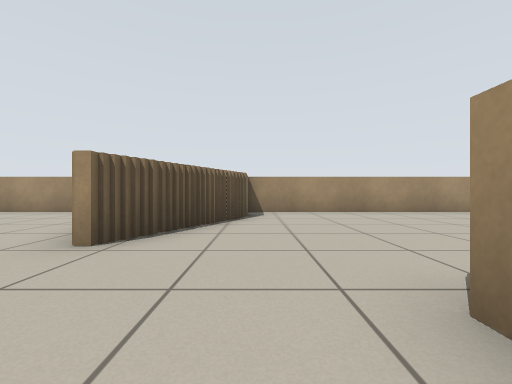
View 1 (above)

17 first-person views from a walk through a world built for the Player/Stage simulator. The camera is 0.57 m above the floor, looks level and sees 90° across. Floor lines are 1 m apart. The floor is counted in squares, 1 m on a side. Each view is taken from the middle of a square. On the plan, view 1 faces up. The plan holds only what a view shows up to about 9 squares ahead; the rest is blank. The robots in the file are not drawn.

View 2
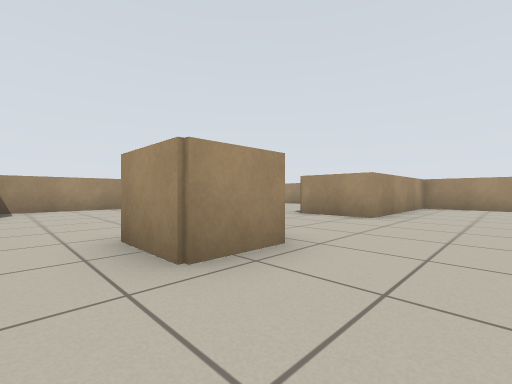

View 3
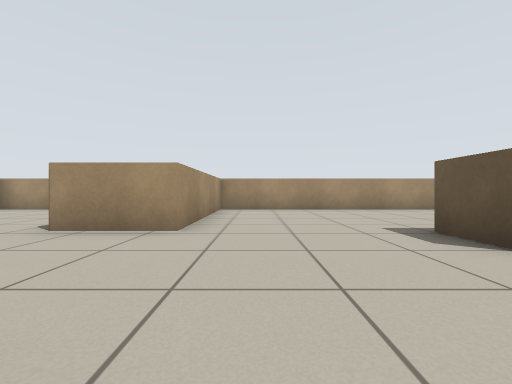

View 4
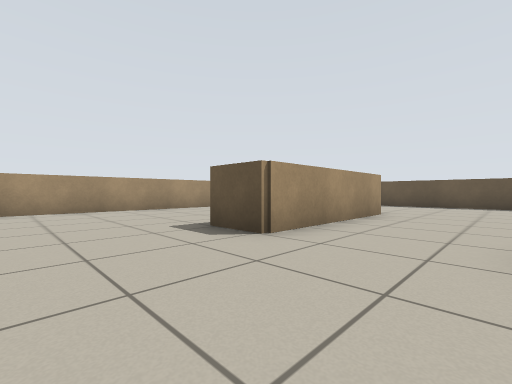

View 5
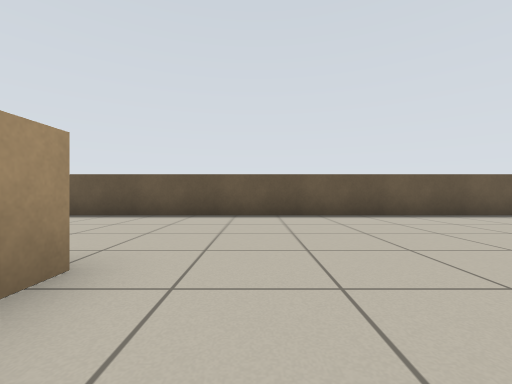

View 6
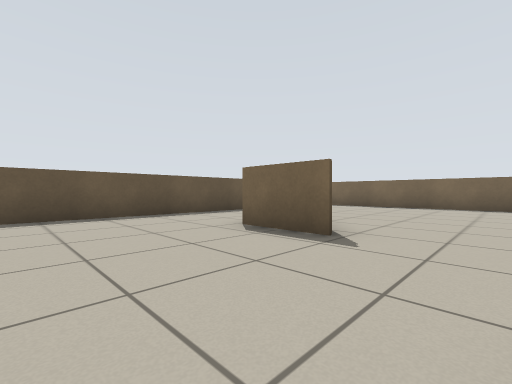

View 7
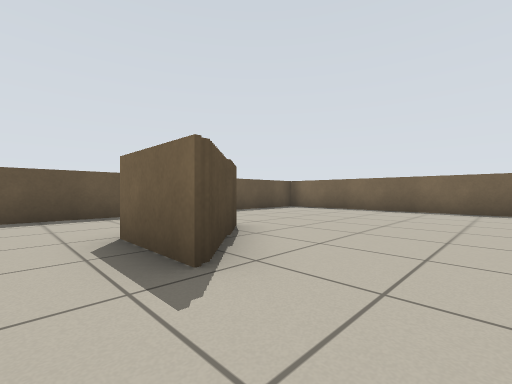

View 8
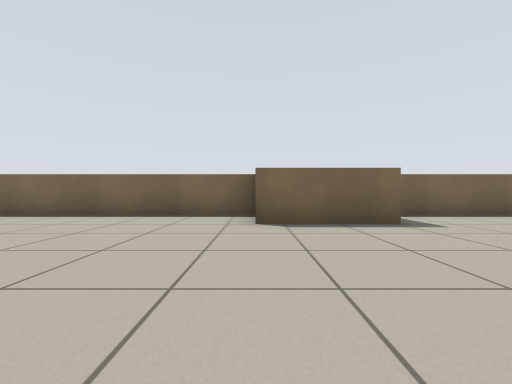

View 9
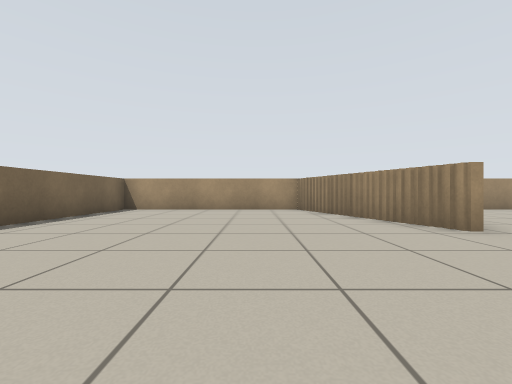

View 10
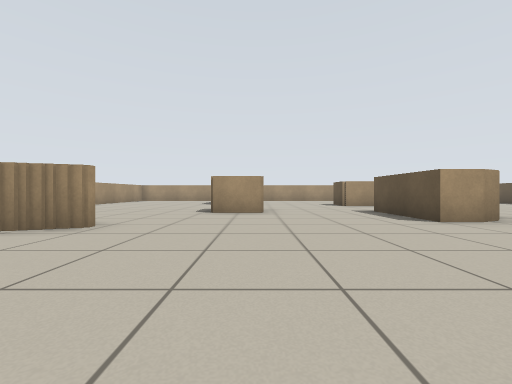

View 11
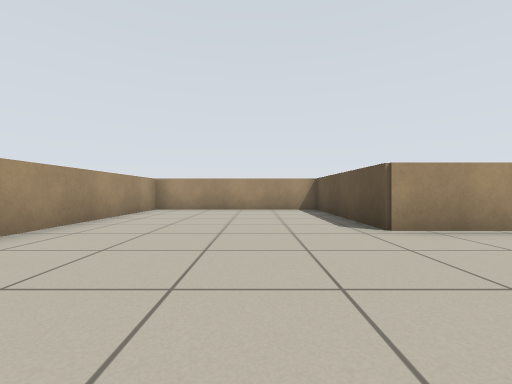

View 12
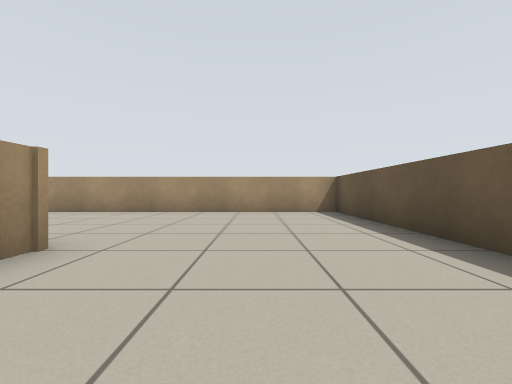

View 13
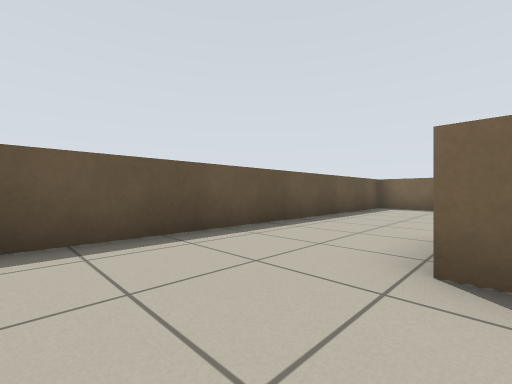

View 14
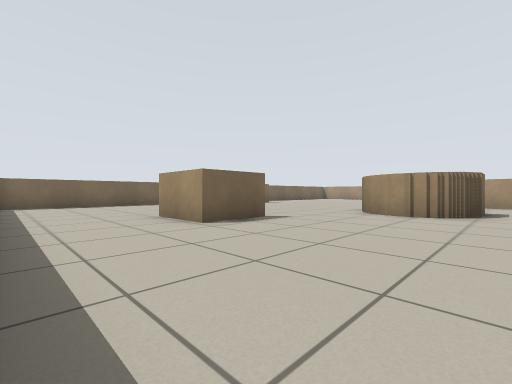

View 15
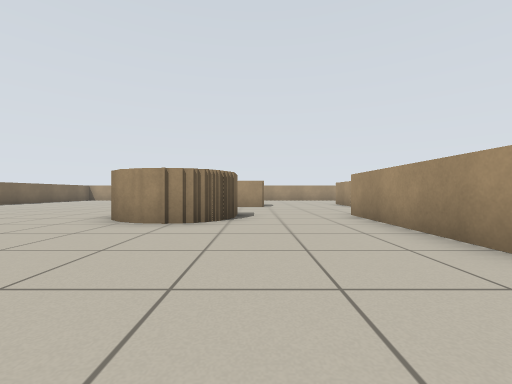

View 16
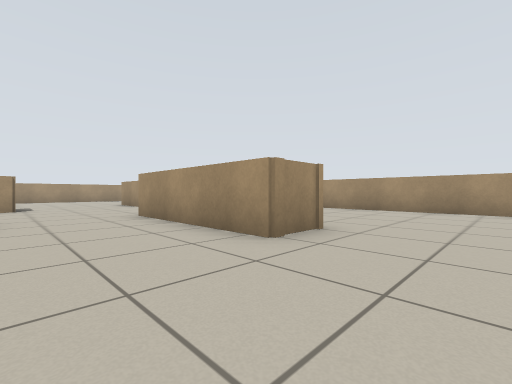

View 17
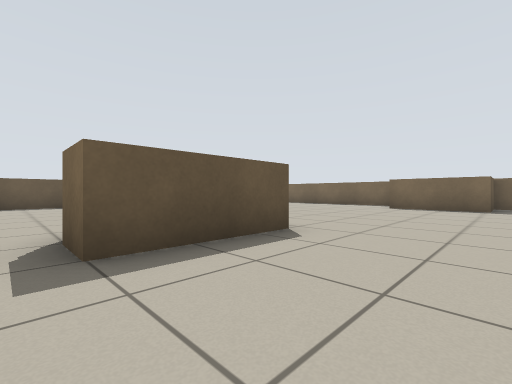

### Floor plan
Points are (right, up) in squares from view 1. A wall is a line through its corners. A room is listed if a view was taken in it or the views show most of it. See-through windows are left out.
Room 1 (views 1, 2, 3, 4, 5, 6, 7, 8, 9, 10, 11, 12, 13, 14, 15, 16, 17)
walls: (-1.2, -4.6) (-1.2, -3.5) (1.5, -3.5) (1.5, -4.8); (-0.2, -5.2) (-0.8, -5.2); (1, -5.4) (-0.4, -5.4); (2.4, -0.2) (1, -0.2) (1, 1.2); (-2, -7.6) (-2, -9.4) (-3.9, -9.4); (-2.9, -8.1) (-2.4, -8.1); (-2.2, 2.9) (-2.2, 3.9); (-1.7, 3.2) (-1.7, 2.6); (-3.4, -8.6) (-2.9, -8.6); (-1.5, 3.8) (-1.5, 3.1); (-1.2, 4.2) (-1.2, 3.6); (-2.4, 3.9) (-2.4, 4.5); (5.6, -7.9) (4.4, -7.9) (4.4, -3.5) (5.6, -3.5); (-1, 4.6) (-1, 4.1); (-2.7, 4.5) (-2.7, 5.2); (-0.7, 5.2) (-0.7, 4.6); (-2.9, 5.1) (-2.9, 5.8); (-9, -1.4) (-7.6, -1.4) (-7.6, -4); (-3.1, 5.8) (-3.1, 6.5); (-9.3, -4) (-9.3, -12.3) (10.3, -12.3) (10.3, 0.1) (5.7, 0.1) (5.7, 2.1) (10.3, 2.1) (10.3, 7.3) (-0.2, 7.3); (-0.2, 6.5) (-0.2, 5.5); (-3.4, 6.4) (-3.4, 7); (-3.5, 7.3) (-9.3, 7.3) (-9.3, -1.5)

Where each view was taken, in squares from view 1:
view 1: 0 up, 0 right, facing up
view 2: 2 down, 0 right, facing up-right
view 3: 1 down, 2 right, facing right
view 4: 1 down, 2 right, facing down-right
view 5: 6 down, 3 right, facing down
view 6: 6 down, 1 right, facing down-left
view 7: 6 down, 1 left, facing down-left
view 8: 4 down, 3 left, facing left
view 9: 1 down, 5 left, facing up
view 10: 0 up, 6 left, facing right
view 11: 4 up, 2 right, facing right
view 12: 10 down, 3 right, facing right
view 13: 9 down, 0 right, facing down-left
view 14: 12 down, 2 right, facing up-left
view 15: 10 down, 2 right, facing up
view 16: 10 down, 2 right, facing up-right
view 17: 1 down, 2 right, facing down-left
